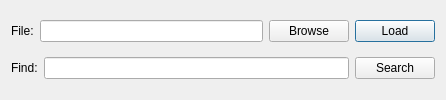
<?xml version="1.0" encoding="UTF-8"?>
<ui version="4.0">
 <class>TISSASearch</class>
 <widget class="QDialog" name="TISSASearch">
  <property name="geometry">
   <rect>
    <x>0</x>
    <y>0</y>
    <width>446</width>
    <height>100</height>
   </rect>
  </property>
  <property name="windowTitle">
   <string>TISSA-Search</string>
  </property>
  <property name="sizeGripEnabled">
   <bool>false</bool>
  </property>
  <layout class="QGridLayout" name="gridLayout">
   <item row="0" column="0">
    <layout class="QHBoxLayout" name="horizontalLayout">
     <item>
      <widget class="QLabel" name="label">
       <property name="text">
        <string>File:</string>
       </property>
      </widget>
     </item>
     <item>
      <widget class="QLineEdit" name="lineEdit"/>
     </item>
     <item>
      <widget class="QPushButton" name="pushButton">
       <property name="text">
        <string>Browse</string>
       </property>
       <property name="autoDefault">
        <bool>false</bool>
       </property>
      </widget>
     </item>
     <item>
      <widget class="QPushButton" name="pushButton_2">
       <property name="text">
        <string>Load</string>
       </property>
       <property name="autoDefault">
        <bool>false</bool>
       </property>
       <property name="default">
        <bool>true</bool>
       </property>
      </widget>
     </item>
    </layout>
   </item>
   <item row="1" column="0">
    <layout class="QHBoxLayout" name="horizontalLayout_2">
     <item>
      <widget class="QLabel" name="label_2">
       <property name="text">
        <string>Find:</string>
       </property>
      </widget>
     </item>
     <item>
      <widget class="QLineEdit" name="lineEdit_2"/>
     </item>
     <item>
      <widget class="QPushButton" name="pushButton_3">
       <property name="text">
        <string>Search</string>
       </property>
      </widget>
     </item>
    </layout>
   </item>
  </layout>
 </widget>
 <layoutdefault spacing="6" margin="11"/>
 <resources/>
 <connections/>
</ui>
